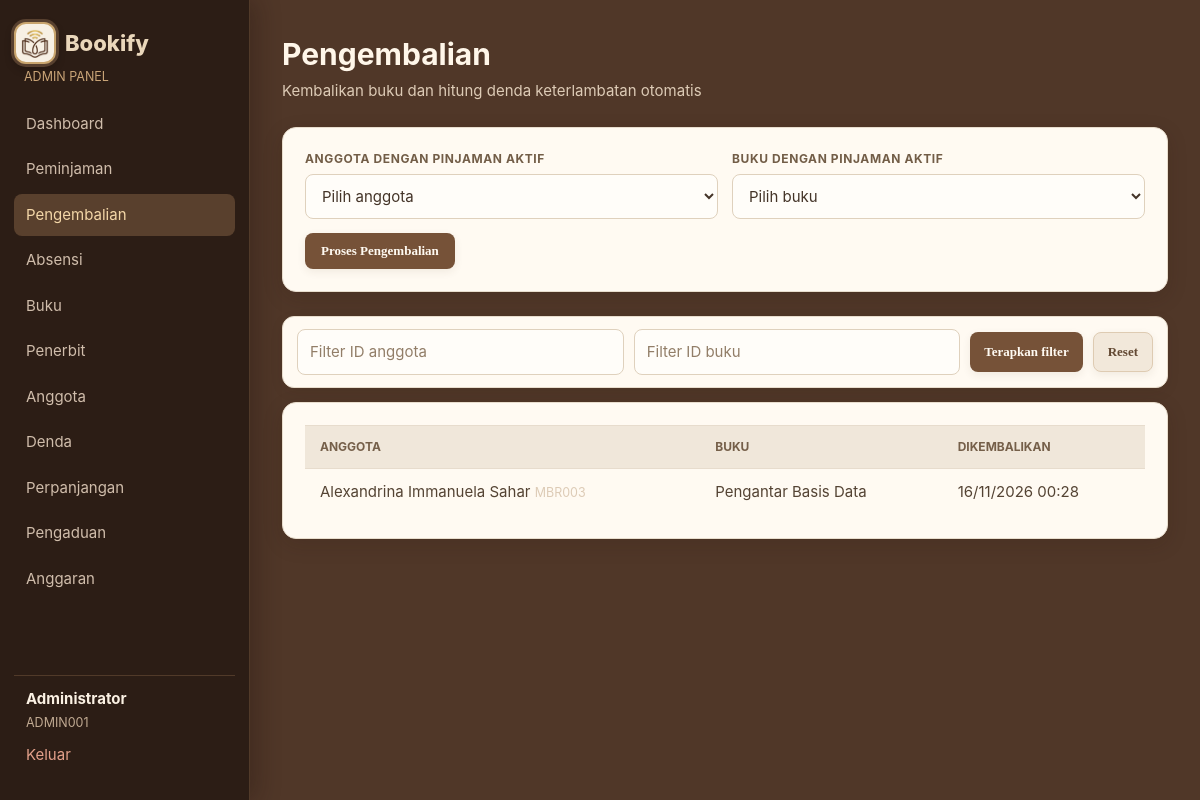
The app's page /admin/returns.php (signed in) with its own data.
### tables this page shows
CREATE TABLE borrowings (
    id INTEGER PRIMARY KEY AUTOINCREMENT, user_id INTEGER NOT NULL, book_id INTEGER NOT NULL,
    borrowed_at TEXT NOT NULL DEFAULT CURRENT_TIMESTAMP, due_date TEXT NOT NULL, returned_at TEXT,
    status TEXT NOT NULL DEFAULT 'active', renew_count INTEGER NOT NULL DEFAULT 0,
    created_at TEXT NOT NULL DEFAULT CURRENT_TIMESTAMP, updated_at TEXT NOT NULL DEFAULT CURRENT_TIMESTAMP, fulfillment_method TEXT, pickup_deadline TEXT, shipping_fee INTEGER NOT NULL DEFAULT 0, receipt_no TEXT, estimated_delivery TEXT, payment_method TEXT, paid_at TEXT, delivery_address TEXT, payment_deadline TEXT, history_visible INTEGER NOT NULL DEFAULT 1,
    FOREIGN KEY (user_id) REFERENCES users(id), FOREIGN KEY (book_id) REFERENCES books(id)
);

CREATE TABLE users (
    id INTEGER PRIMARY KEY AUTOINCREMENT, member_id TEXT NOT NULL UNIQUE, name TEXT NOT NULL,
    email TEXT NOT NULL UNIQUE, phone TEXT, gender TEXT, address TEXT, password TEXT NOT NULL,
    role TEXT NOT NULL DEFAULT 'member', status TEXT NOT NULL DEFAULT 'active',
    created_at TEXT NOT NULL DEFAULT CURRENT_TIMESTAMP, updated_at TEXT NOT NULL DEFAULT CURRENT_TIMESTAMP
, photo_path TEXT, nik TEXT);

CREATE TABLE books (
    id INTEGER PRIMARY KEY AUTOINCREMENT, book_id TEXT NOT NULL UNIQUE, title TEXT NOT NULL, author TEXT NOT NULL,
    year INTEGER, pages INTEGER, genre TEXT, stock INTEGER NOT NULL DEFAULT 1, available INTEGER NOT NULL DEFAULT 1,
    cover_url TEXT, publisher_id INTEGER, created_at TEXT NOT NULL DEFAULT CURRENT_TIMESTAMP,
    updated_at TEXT NOT NULL DEFAULT CURRENT_TIMESTAMP, synopsis TEXT,
    FOREIGN KEY (publisher_id) REFERENCES publishers(id) ON DELETE SET NULL
);

### includes/bootstrap.php (called while the page is built, shortened)
<?php
function base_url(string $path = ''): string
{
    $script = rawurldecode($_SERVER['SCRIPT_NAME'] ?? '');
    $marker = '/versiphp/';
    $position = stripos($script, $marker);
    $base = $position === false ? '' : substr($script, 0, $position + strlen($marker) - 1);
    return $base . ($path === '' ? '/' : '/' . ltrim($path, '/'));
}
function url(string $path = ''): string
{
    return base_url($path);
}
function e(mixed $value): string
{
    return htmlspecialchars((string) $value, ENT_QUOTES, 'UTF-8');
}
function pdo(): PDO
{
    static $pdo = null;
    if ($pdo instanceof PDO) {
        return $pdo;
    }
    $pdo = new PDO('sqlite:' . DB_FILE);
    $pdo->setAttribute(PDO::ATTR_ERRMODE, PDO::ERRMODE_EXCEPTION);
    $pdo->setAttribute(PDO::ATTR_DEFAULT_FETCH_MODE, PDO::FETCH_ASSOC);
    $pdo->exec('PRAGMA foreign_keys = ON');
    initialise_database($pdo);
    return $pdo;
}
function initialise_database(PDO $db): void
{
    $userColumns = array_column($db->query('PRAGMA table_info(users)')->fetchAll(), 'name');
    $db->exec("UPDATE users SET address=address||', Semarang' WHERE email IN ('andi@email.com','sari@email.com','budi@email.com','lina@email.com','reza@email.com') AND address IS NOT NULL AND address NOT LIKE '%Semarang%'");
    $db->exec("UPDATE users SET address='Perpustakaan Bookify, Semarang' WHERE member_id='ADMIN001' AND address='Perpustakaan Bookify'");
    $db->exec("UPDATE publishers SET location='Semarang' WHERE name IN ('Gramedia Pustaka Utama','Erlangga','Mizan','Kompas') AND location IN ('Jakarta','Bandung')");
    $bookColumns = array_column($db->query('PRAGMA table_info(books)')->fetchAll(), 'name');
    $borrowingColumns = array_column($db->query('PRAGMA table_info(borrowings)')->fetchAll(), 'name');
    $extensionColumns = array_column($db->query('PRAGMA table_info(extensions)')->fetchAll(), 'name');
    $complaintColumns = array_column($db->query('PRAGMA table_info(complaints)')->fetchAll(), 'name');
    if ((int) $db->query('SELECT COUNT(*) FROM users')->fetchColumn() === 0) {
        seed_database($db);
    }
    $seedMigration=$db->prepare('SELECT 1 FROM app_migrations WHERE name=?');
    $seedMigration->execute(['member_mbr001_ongoing_loan_v1']);
    $hideExample=$db->prepare('SELECT 1 FROM app_migrations WHERE name=?');
    $hideExample->execute(['hide_mbr001_bk004_history_v1']);
}
function rows(string $query, array $params = []): array
{
    $statement = pdo()->prepare($query);
    $statement->execute($params);
    return $statement->fetchAll();
}
function date_id(?string $value, bool $withTime = false): string
{
    $time = strtotime($value);
    return date($withTime ? 'd/m/Y H:i' : 'd/m/Y', $time);
}

### admin/returns.php (the view, shortened to what this page needs)
<?php
require_once __DIR__ . '/../includes/layout.php'; require_admin();
$memberId = trim($_GET['member_id'] ?? ''); $bookId = trim($_GET['book_id'] ?? '');
$query = 'SELECT br.*,u.name,u.member_id,b.title,b.book_id FROM borrowings br JOIN users u ON u.id=br.user_id JOIN books b ON b.id=br.book_id WHERE br.status="returned"'; $params = [];
$data = rows($query . ' ORDER BY br.returned_at DESC', $params);
?>
<section class="modal"><form method="post"><div class="form-grid"><div class="form-row"><label>Anggota dengan pinjaman aktif</label><select name="member_id" required><option value="">Pilih anggota</option></select></div><div class="form-row"><label>Buku dengan pinjaman aktif</label><select name="book_id" required><option value="">Pilih buku</option></select></div></div><button class="btn btn-success">Proses Pengembalian</button></form></section>
<form class="card admin-id-search" method="get"><input name="member_id" value="<?= e($memberId) ?>" placeholder="Filter ID anggota"><input name="book_id" value="<?= e($bookId) ?>" placeholder="Filter ID buku"><button type="submit" class="btn btn-primary">Terapkan filter</button><a class="button secondary btn btn-secondary" href="<?= e(url('admin/returns.php')) ?>">Reset</a></form>
<section class="card table-card"><table><thead><tr><th>Anggota</th><th>Buku</th><th>Dikembalikan</th></tr></thead><tbody><?php foreach ($data as $row): ?><tr><td><?= e($row['name']) ?> <small class="muted"><?= e($row['member_id']) ?></small></td><td><?= e($row['title']) ?></td><td><?= date_id($row['returned_at'], true) ?></td></tr><?php endforeach; ?><?php if (!$data): ?><tr><td colspan="3" class="muted">Tidak ada data pengembalian.</td></tr><?php endif; ?></tbody></table></section>

### records on screen
borrowings: user.name "Alexandrina Immanuela Sahar", user.member_id "MBR003", book.title "Pengantar Basis Data", returned_at "16/11/2026 00:28"

### other values on screen
$label "Dashboard"
$label "Peminjaman"
$label "Pengembalian"
$label "Absensi"
$label "Buku"
$label "Penerbit"
$label "Anggota"
$label "Denda"
$label "Perpanjangan"
$label "Pengaduan"
$label "Anggaran"
$user['name'] "Administrator"
$user['member_id'] "ADMIN001"
$title "Pengembalian"
$subtitle "Kembalikan buku dan hitung denda keterlambatan otomatis"
